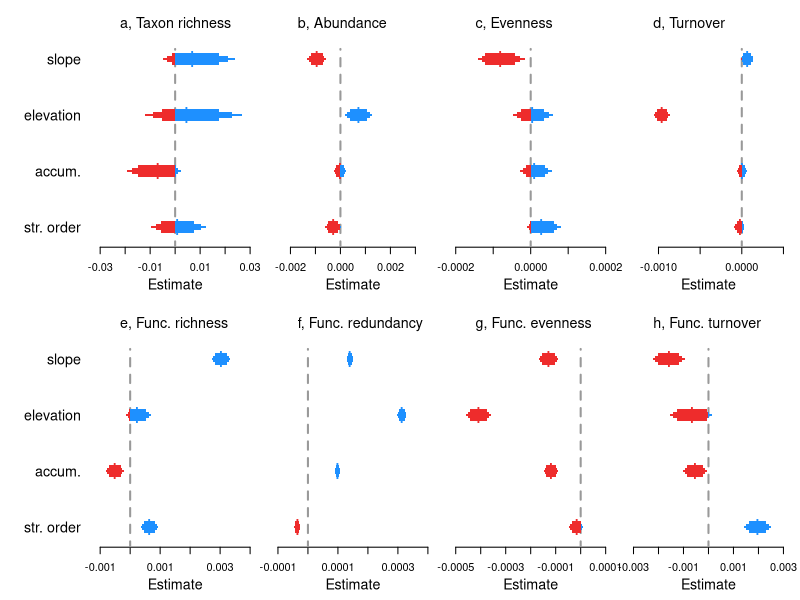

Write R code to recreate this figure.
##Set working directory
setwd("C:/Users/Ellen/Desktop/aquatic_data/git/EuroAquaticMacroInverts/")

# attach data
drivEst <- read.csv("outputs/Driver_metaanaly_Ests.csv")
#drivEst <- read.csv("outputs/Driver_horseshoe_metaanaly_Ests.csv")
head(drivEst)
unique(drivEst$Response)

options(scipen=999)

##save plot
tiff(filename = "plots/Fig4_drivers/Drivers_main_streamCharacteristics.tiff", width = 7.8, height = 5, units = 'in', res = 600, compression = 'lzw')
#tiff(filename = "plots/drivers/Drivers_horseshoe.tiff", width = 12, height = 9, units = 'in', res = 600, compression = 'lzw')

##layout
layout(mat = matrix(c(1:10), 
                        nrow = 2, 
                        ncol = 5),
       heights = c(2,2,2,2,2,2,2,2,2,2),
       widths = c(1,2,2,2,2,1,2,2,2,2))

par(mar=c(4,0.4,0.4,0.8))
#empty plot for where the labels will go
plot(0, xaxt = 'n', yaxt = 'n', bty = 'n', pch = '', ylab = '', xlab = '')
plot(0, xaxt = 'n', yaxt = 'n', bty = 'n', pch = '', ylab = '', xlab = '')

#### Spp Richness #####
sub <- subset(drivEst, Response == "spp_richness")
est <- sub$Estimate[6:9]
yy <- c(1:4)
plot(yy ~ est, ylab="",xlab="", yaxt="n", las=1, type="n",xlim=c(-0.03,0.03), ylim=c(0.8,4.8),cex=2, bty="n")
#polygon(x=c(-100,-100,0,0),
#        y=c(-4,22,22,-4), col = "grey80", border = "grey80")
segments(x0=0,y0=0,x1=0,y1=4.18,lty=2, lwd=2,col="grey60")
axis(2, at=yy, lwd = 0, lwd.ticks = 0, labels=c("str. order", "accum.", "elevation", "slope"), las=1,cex.axis=1.3)
title(xlab="Estimate", line=2.4,cex.lab=1.3)
legend("topleft", legend=("a, Taxon richness"), bty="n", cex=1.3)
mm <- cbind(yy,est)
mm_neg <- as.data.frame(mm[ which(est < 0),])
mm_pos <- as.data.frame(mm[ which(est > 0),])
#points(yy ~ est, pch="l",cex=2.2,col="white")
points(mm_neg[1,] ~ mm_neg[2,], pch="l",cex=2,col="firebrick2")
points(mm_pos$yy ~ mm_pos$est, pch="l",cex=2,col="dodgerblue")
yyy1=c(0.975,1.025,1.025,0.975)
yyy2=c(0.95,1.05,1.05,0.95)
yyy3=c(0.9,1.1,1.1,0.9)
polygon(x=c(if (sub$Q2.5[6]<0) {sub$Q2.5[6]} else {0}, if (sub$Q2.5[6]<0) {sub$Q2.5[6]} else {0}, if (sub$Q97.5[6]<0) {sub$Q97.5[6]} else {0}, if (sub$Q97.5[6]<0) {sub$Q97.5[6]} else {0}),y=(yyy1), col = "firebrick2", border = NA)
polygon(x=c(if (sub$Q5[6]<0) {sub$Q5[6]} else {0}, if (sub$Q5[6]<0) {sub$Q5[6]} else {0}, if (sub$Q95[6]<0) {sub$Q95[6]} else {0}, if (sub$Q95[6]<0) {sub$Q95[6]} else {0}),y=(yyy2), col = "firebrick2", border = NA)
polygon(x=c(if (sub$Q10[6]<0) {sub$Q10[6]} else {0}, if (sub$Q10[6]<0) {sub$Q10[6]} else {0}, if (sub$Q90[6]<0) {sub$Q90[6]} else {0}, if (sub$Q90[6]<0) {sub$Q90[6]} else {0}),y=(yyy3), col = "firebrick2", border = NA)
polygon(x=c(if (sub$Q2.5[6]>0) {sub$Q2.5[6]} else {0}, if (sub$Q2.5[6]>0) {sub$Q2.5[6]} else {0}, if (sub$Q97.5[6]>0) {sub$Q97.5[6]} else {0}, if (sub$Q97.5[6]>0) {sub$Q97.5[6]} else {0}),y=(yyy1), col = "dodgerblue", border = NA)
polygon(x=c(if (sub$Q5[6]>0) {sub$Q5[6]} else {0}, if (sub$Q5[6]>0) {sub$Q5[6]} else {0}, if (sub$Q95[6]>0) {sub$Q95[6]} else {0}, if (sub$Q95[6]>0) {sub$Q95[6]} else {0}),y=(yyy2), col = "dodgerblue", border = NA)
polygon(x=c(if (sub$Q10[6]>0) {sub$Q10[6]} else {0}, if (sub$Q10[6]>0) {sub$Q10[6]} else {0}, if (sub$Q90[6]>0) {sub$Q90[6]} else {0}, if (sub$Q90[6]>0) {sub$Q90[6]} else {0}),y=(yyy3), col = "dodgerblue", border = NA)
polygon(x=c(if (sub$Q2.5[7]<0) {sub$Q2.5[7]} else {0}, if (sub$Q2.5[7]<0) {sub$Q2.5[7]} else {0}, if (sub$Q97.5[7]<0) {sub$Q97.5[7]} else {0}, if (sub$Q97.5[7]<0) {sub$Q97.5[7]} else {0}),y=(yyy1+1), col = "firebrick2", border = NA)
polygon(x=c(if (sub$Q5[7]<0) {sub$Q5[7]} else {0}, if (sub$Q5[7]<0) {sub$Q5[7]} else {0}, if (sub$Q95[7]<0) {sub$Q95[7]} else {0}, if (sub$Q95[7]<0) {sub$Q95[7]} else {0}),y=(yyy2+1), col = "firebrick2", border = NA)
polygon(x=c(if (sub$Q10[7]<0) {sub$Q10[7]} else {0}, if (sub$Q10[7]<0) {sub$Q10[7]} else {0}, if (sub$Q90[7]<0) {sub$Q90[7]} else {0}, if (sub$Q90[7]<0) {sub$Q90[7]} else {0}),y=(yyy3+1), col = "firebrick2", border = NA)
polygon(x=c(if (sub$Q2.5[7]>0) {sub$Q2.5[7]} else {0}, if (sub$Q2.5[7]>0) {sub$Q2.5[7]} else {0}, if (sub$Q97.5[7]>0) {sub$Q97.5[7]} else {0}, if (sub$Q97.5[7]>0) {sub$Q97.5[7]} else {0}),y=(yyy1+1), col = "dodgerblue", border = NA)
polygon(x=c(if (sub$Q5[7]>0) {sub$Q5[7]} else {0}, if (sub$Q5[7]>0) {sub$Q5[7]} else {0}, if (sub$Q95[7]>0) {sub$Q95[7]} else {0}, if (sub$Q95[7]>0) {sub$Q95[7]} else {0}),y=(yyy2+1), col = "dodgerblue", border = NA)
polygon(x=c(if (sub$Q10[7]>0) {sub$Q10[7]} else {0}, if (sub$Q10[7]>0) {sub$Q10[7]} else {0}, if (sub$Q90[7]>0) {sub$Q90[7]} else {0}, if (sub$Q90[7]>0) {sub$Q90[7]} else {0}),y=(yyy3+1), col = "dodgerblue", border = NA)
polygon(x=c(if (sub$Q2.5[8]<0) {sub$Q2.5[8]} else {0}, if (sub$Q2.5[8]<0) {sub$Q2.5[8]} else {0}, if (sub$Q97.5[8]<0) {sub$Q97.5[8]} else {0}, if (sub$Q97.5[8]<0) {sub$Q97.5[8]} else {0}),y=(yyy1+2), col = "firebrick2", border = NA)
polygon(x=c(if (sub$Q5[8]<0) {sub$Q5[8]} else {0}, if (sub$Q5[8]<0) {sub$Q5[8]} else {0}, if (sub$Q95[8]<0) {sub$Q95[8]} else {0}, if (sub$Q95[8]<0) {sub$Q95[8]} else {0}),y=(yyy2+2), col = "firebrick2", border = NA)
polygon(x=c(if (sub$Q10[8]<0) {sub$Q10[8]} else {0}, if (sub$Q10[8]<0) {sub$Q10[8]} else {0}, if (sub$Q90[8]<0) {sub$Q90[8]} else {0}, if (sub$Q90[8]<0) {sub$Q90[8]} else {0}),y=(yyy3+2), col = "firebrick2", border = NA)
polygon(x=c(if (sub$Q2.5[8]>0) {sub$Q2.5[8]} else {0}, if (sub$Q2.5[8]>0) {sub$Q2.5[8]} else {0}, if (sub$Q97.5[8]>0) {sub$Q97.5[8]} else {0}, if (sub$Q97.5[8]>0) {sub$Q97.5[8]} else {0}),y=(yyy1+2), col = "dodgerblue", border = NA)
polygon(x=c(if (sub$Q5[8]>0) {sub$Q5[8]} else {0}, if (sub$Q5[8]>0) {sub$Q5[8]} else {0}, if (sub$Q95[8]>0) {sub$Q95[8]} else {0}, if (sub$Q95[8]>0) {sub$Q95[8]} else {0}),y=(yyy2+2), col = "dodgerblue", border = NA)
polygon(x=c(if (sub$Q10[8]>0) {sub$Q10[8]} else {0}, if (sub$Q10[8]>0) {sub$Q10[8]} else {0}, if (sub$Q90[8]>0) {sub$Q90[8]} else {0}, if (sub$Q90[8]>0) {sub$Q90[8]} else {0}),y=(yyy3+2), col = "dodgerblue", border = NA)
polygon(x=c(if (sub$Q2.5[9]<0) {sub$Q2.5[9]} else {0}, if (sub$Q2.5[9]<0) {sub$Q2.5[9]} else {0}, if (sub$Q97.5[9]<0) {sub$Q97.5[9]} else {0}, if (sub$Q97.5[9]<0) {sub$Q97.5[9]} else {0}),y=(yyy1+3), col = "firebrick2", border = NA)
polygon(x=c(if (sub$Q5[9]<0) {sub$Q5[9]} else {0}, if (sub$Q5[9]<0) {sub$Q5[9]} else {0}, if (sub$Q95[9]<0) {sub$Q95[9]} else {0}, if (sub$Q95[9]<0) {sub$Q95[9]} else {0}),y=(yyy2+3), col = "firebrick2", border = NA)
polygon(x=c(if (sub$Q10[9]<0) {sub$Q10[9]} else {0}, if (sub$Q10[9]<0) {sub$Q10[9]} else {0}, if (sub$Q90[9]<0) {sub$Q90[9]} else {0}, if (sub$Q90[9]<0) {sub$Q90[9]} else {0}),y=(yyy3+3), col = "firebrick2", border = NA)
polygon(x=c(if (sub$Q2.5[9]>0) {sub$Q2.5[9]} else {0}, if (sub$Q2.5[9]>0) {sub$Q2.5[9]} else {0}, if (sub$Q97.5[9]>0) {sub$Q97.5[9]} else {0}, if (sub$Q97.5[9]>0) {sub$Q97.5[9]} else {0}),y=(yyy1+3), col = "dodgerblue", border = NA)
polygon(x=c(if (sub$Q5[9]>0) {sub$Q5[9]} else {0}, if (sub$Q5[9]>0) {sub$Q5[9]} else {0}, if (sub$Q95[9]>0) {sub$Q95[9]} else {0}, if (sub$Q95[9]>0) {sub$Q95[9]} else {0}),y=(yyy2+3), col = "dodgerblue", border = NA)
polygon(x=c(if (sub$Q10[9]>0) {sub$Q10[9]} else {0}, if (sub$Q10[9]>0) {sub$Q10[9]} else {0}, if (sub$Q90[9]>0) {sub$Q90[9]} else {0}, if (sub$Q90[9]>0) {sub$Q90[9]} else {0}),y=(yyy3+3), col = "dodgerblue", border = NA)


#### Func Richness #####
sub <- subset(drivEst, Response == "func_rich")
est <- sub$Estimate[6:9]
yy <- c(1:4)
plot(yy ~ est, ylab="",xlab="", yaxt="n", las=1, type="n",xlim=c(-0.001,0.004), ylim=c(0.8,4.8), cex=2, bty="n")
segments(x0=0,y0=0,x1=0,y1=4.18,lty=2, lwd=2,col="grey60")
axis(2, at=yy, lwd = 0, lwd.ticks = 0, labels=c("str. order", "accum.", "elevation", "slope"), las=1,cex.axis=1.3)
title(xlab="Estimate", line=2.4,cex.lab=1.3)
legend("topleft", legend=("e, Func. richness"), bty="n", cex=1.3)
mm <- cbind(yy,est)
mm_neg <- as.data.frame(mm[ which(est < 0),])
mm_pos <- as.data.frame(mm[ which(est > 0),])
#points(yy ~ est, pch="l",cex=2.2,col="white")
points(mm_neg[1,] ~ mm_neg[2,], pch="l",cex=2,col="firebrick2")
points(mm_pos$yy ~ mm_pos$est, pch="l",cex=2,col="dodgerblue")
yyy1=c(0.975,1.025,1.025,0.975)
yyy2=c(0.95,1.05,1.05,0.95)
yyy3=c(0.9,1.1,1.1,0.9)
polygon(x=c(if (sub$Q2.5[6]<0) {sub$Q2.5[6]} else {0}, if (sub$Q2.5[6]<0) {sub$Q2.5[6]} else {0}, if (sub$Q97.5[6]<0) {sub$Q97.5[6]} else {0}, if (sub$Q97.5[6]<0) {sub$Q97.5[6]} else {0}),y=(yyy1), col = "firebrick2", border = NA)
polygon(x=c(if (sub$Q5[6]<0) {sub$Q5[6]} else {0}, if (sub$Q5[6]<0) {sub$Q5[6]} else {0}, if (sub$Q95[6]<0) {sub$Q95[6]} else {0}, if (sub$Q95[6]<0) {sub$Q95[6]} else {0}),y=(yyy2), col = "firebrick2", border = NA)
polygon(x=c(if (sub$Q10[6]<0) {sub$Q10[6]} else {0}, if (sub$Q10[6]<0) {sub$Q10[6]} else {0}, if (sub$Q90[6]<0) {sub$Q90[6]} else {0}, if (sub$Q90[6]<0) {sub$Q90[6]} else {0}),y=(yyy3), col = "firebrick2", border = NA)
polygon(x=c(if (sub$Q2.5[6]>0) {sub$Q2.5[6]} else {0}, if (sub$Q2.5[6]>0) {sub$Q2.5[6]} else {0}, if (sub$Q97.5[6]>0) {sub$Q97.5[6]} else {0}, if (sub$Q97.5[6]>0) {sub$Q97.5[6]} else {0}),y=(yyy1), col = "dodgerblue", border = NA)
polygon(x=c(if (sub$Q5[6]>0) {sub$Q5[6]} else {0}, if (sub$Q5[6]>0) {sub$Q5[6]} else {0}, if (sub$Q95[6]>0) {sub$Q95[6]} else {0}, if (sub$Q95[6]>0) {sub$Q95[6]} else {0}),y=(yyy2), col = "dodgerblue", border = NA)
polygon(x=c(if (sub$Q10[6]>0) {sub$Q10[6]} else {0}, if (sub$Q10[6]>0) {sub$Q10[6]} else {0}, if (sub$Q90[6]>0) {sub$Q90[6]} else {0}, if (sub$Q90[6]>0) {sub$Q90[6]} else {0}),y=(yyy3), col = "dodgerblue", border = NA)
polygon(x=c(if (sub$Q2.5[7]<0) {sub$Q2.5[7]} else {0}, if (sub$Q2.5[7]<0) {sub$Q2.5[7]} else {0}, if (sub$Q97.5[7]<0) {sub$Q97.5[7]} else {0}, if (sub$Q97.5[7]<0) {sub$Q97.5[7]} else {0}),y=(yyy1+1), col = "firebrick2", border = NA)
polygon(x=c(if (sub$Q5[7]<0) {sub$Q5[7]} else {0}, if (sub$Q5[7]<0) {sub$Q5[7]} else {0}, if (sub$Q95[7]<0) {sub$Q95[7]} else {0}, if (sub$Q95[7]<0) {sub$Q95[7]} else {0}),y=(yyy2+1), col = "firebrick2", border = NA)
polygon(x=c(if (sub$Q10[7]<0) {sub$Q10[7]} else {0}, if (sub$Q10[7]<0) {sub$Q10[7]} else {0}, if (sub$Q90[7]<0) {sub$Q90[7]} else {0}, if (sub$Q90[7]<0) {sub$Q90[7]} else {0}),y=(yyy3+1), col = "firebrick2", border = NA)
polygon(x=c(if (sub$Q2.5[7]>0) {sub$Q2.5[7]} else {0}, if (sub$Q2.5[7]>0) {sub$Q2.5[7]} else {0}, if (sub$Q97.5[7]>0) {sub$Q97.5[7]} else {0}, if (sub$Q97.5[7]>0) {sub$Q97.5[7]} else {0}),y=(yyy1+1), col = "dodgerblue", border = NA)
polygon(x=c(if (sub$Q5[7]>0) {sub$Q5[7]} else {0}, if (sub$Q5[7]>0) {sub$Q5[7]} else {0}, if (sub$Q95[7]>0) {sub$Q95[7]} else {0}, if (sub$Q95[7]>0) {sub$Q95[7]} else {0}),y=(yyy2+1), col = "dodgerblue", border = NA)
polygon(x=c(if (sub$Q10[7]>0) {sub$Q10[7]} else {0}, if (sub$Q10[7]>0) {sub$Q10[7]} else {0}, if (sub$Q90[7]>0) {sub$Q90[7]} else {0}, if (sub$Q90[7]>0) {sub$Q90[7]} else {0}),y=(yyy3+1), col = "dodgerblue", border = NA)
polygon(x=c(if (sub$Q2.5[8]<0) {sub$Q2.5[8]} else {0}, if (sub$Q2.5[8]<0) {sub$Q2.5[8]} else {0}, if (sub$Q97.5[8]<0) {sub$Q97.5[8]} else {0}, if (sub$Q97.5[8]<0) {sub$Q97.5[8]} else {0}),y=(yyy1+2), col = "firebrick2", border = NA)
polygon(x=c(if (sub$Q5[8]<0) {sub$Q5[8]} else {0}, if (sub$Q5[8]<0) {sub$Q5[8]} else {0}, if (sub$Q95[8]<0) {sub$Q95[8]} else {0}, if (sub$Q95[8]<0) {sub$Q95[8]} else {0}),y=(yyy2+2), col = "firebrick2", border = NA)
polygon(x=c(if (sub$Q10[8]<0) {sub$Q10[8]} else {0}, if (sub$Q10[8]<0) {sub$Q10[8]} else {0}, if (sub$Q90[8]<0) {sub$Q90[8]} else {0}, if (sub$Q90[8]<0) {sub$Q90[8]} else {0}),y=(yyy3+2), col = "firebrick2", border = NA)
polygon(x=c(if (sub$Q2.5[8]>0) {sub$Q2.5[8]} else {0}, if (sub$Q2.5[8]>0) {sub$Q2.5[8]} else {0}, if (sub$Q97.5[8]>0) {sub$Q97.5[8]} else {0}, if (sub$Q97.5[8]>0) {sub$Q97.5[8]} else {0}),y=(yyy1+2), col = "dodgerblue", border = NA)
polygon(x=c(if (sub$Q5[8]>0) {sub$Q5[8]} else {0}, if (sub$Q5[8]>0) {sub$Q5[8]} else {0}, if (sub$Q95[8]>0) {sub$Q95[8]} else {0}, if (sub$Q95[8]>0) {sub$Q95[8]} else {0}),y=(yyy2+2), col = "dodgerblue", border = NA)
polygon(x=c(if (sub$Q10[8]>0) {sub$Q10[8]} else {0}, if (sub$Q10[8]>0) {sub$Q10[8]} else {0}, if (sub$Q90[8]>0) {sub$Q90[8]} else {0}, if (sub$Q90[8]>0) {sub$Q90[8]} else {0}),y=(yyy3+2), col = "dodgerblue", border = NA)
polygon(x=c(if (sub$Q2.5[9]<0) {sub$Q2.5[9]} else {0}, if (sub$Q2.5[9]<0) {sub$Q2.5[9]} else {0}, if (sub$Q97.5[9]<0) {sub$Q97.5[9]} else {0}, if (sub$Q97.5[9]<0) {sub$Q97.5[9]} else {0}),y=(yyy1+3), col = "firebrick2", border = NA)
polygon(x=c(if (sub$Q5[9]<0) {sub$Q5[9]} else {0}, if (sub$Q5[9]<0) {sub$Q5[9]} else {0}, if (sub$Q95[9]<0) {sub$Q95[9]} else {0}, if (sub$Q95[9]<0) {sub$Q95[9]} else {0}),y=(yyy2+3), col = "firebrick2", border = NA)
polygon(x=c(if (sub$Q10[9]<0) {sub$Q10[9]} else {0}, if (sub$Q10[9]<0) {sub$Q10[9]} else {0}, if (sub$Q90[9]<0) {sub$Q90[9]} else {0}, if (sub$Q90[9]<0) {sub$Q90[9]} else {0}),y=(yyy3+3), col = "firebrick2", border = NA)
polygon(x=c(if (sub$Q2.5[9]>0) {sub$Q2.5[9]} else {0}, if (sub$Q2.5[9]>0) {sub$Q2.5[9]} else {0}, if (sub$Q97.5[9]>0) {sub$Q97.5[9]} else {0}, if (sub$Q97.5[9]>0) {sub$Q97.5[9]} else {0}),y=(yyy1+3), col = "dodgerblue", border = NA)
polygon(x=c(if (sub$Q5[9]>0) {sub$Q5[9]} else {0}, if (sub$Q5[9]>0) {sub$Q5[9]} else {0}, if (sub$Q95[9]>0) {sub$Q95[9]} else {0}, if (sub$Q95[9]>0) {sub$Q95[9]} else {0}),y=(yyy2+3), col = "dodgerblue", border = NA)
polygon(x=c(if (sub$Q10[9]>0) {sub$Q10[9]} else {0}, if (sub$Q10[9]>0) {sub$Q10[9]} else {0}, if (sub$Q90[9]>0) {sub$Q90[9]} else {0}, if (sub$Q90[9]>0) {sub$Q90[9]} else {0}),y=(yyy3+3), col = "dodgerblue", border = NA)


#### Abundance #####
sub <- subset(drivEst, Response == "abundance")
est <- sub$Estimate[6:9]
yy <- c(1:4)
plot(yy ~ est, ylab="",xlab="", yaxt="n", las=1, type="n",xlim=c(-0.0025,0.0035), ylim=c(0.8,4.8), cex=2, bty="n")
segments(x0=0,y0=0,x1=0,y1=4.18,lty=2, lwd=2,col="grey60")
title(xlab="Estimate", line=2.4,cex.lab=1.3)
legend("topleft", legend=("b, Abundance"), bty="n", cex=1.3)
mm <- cbind(yy,est)
mm_neg <- as.data.frame(mm[ which(est < 0),])
mm_pos <- as.data.frame(mm[ which(est > 0),])
#points(yy ~ est, pch="l",cex=2.2,col="white")
points(mm_neg$yy ~ mm_neg$est, pch="l",cex=2,col="firebrick2")
points(mm_pos[1,] ~ mm_pos[2,], pch="l",cex=2,col="dodgerblue")
yyy1=c(0.975,1.025,1.025,0.975)
yyy2=c(0.95,1.05,1.05,0.95)
yyy3=c(0.9,1.1,1.1,0.9)
polygon(x=c(if (sub$Q2.5[6]<0) {sub$Q2.5[6]} else {0}, if (sub$Q2.5[6]<0) {sub$Q2.5[6]} else {0}, if (sub$Q97.5[6]<0) {sub$Q97.5[6]} else {0}, if (sub$Q97.5[6]<0) {sub$Q97.5[6]} else {0}),y=(yyy1), col = "firebrick2", border = NA)
polygon(x=c(if (sub$Q5[6]<0) {sub$Q5[6]} else {0}, if (sub$Q5[6]<0) {sub$Q5[6]} else {0}, if (sub$Q95[6]<0) {sub$Q95[6]} else {0}, if (sub$Q95[6]<0) {sub$Q95[6]} else {0}),y=(yyy2), col = "firebrick2", border = NA)
polygon(x=c(if (sub$Q10[6]<0) {sub$Q10[6]} else {0}, if (sub$Q10[6]<0) {sub$Q10[6]} else {0}, if (sub$Q90[6]<0) {sub$Q90[6]} else {0}, if (sub$Q90[6]<0) {sub$Q90[6]} else {0}),y=(yyy3), col = "firebrick2", border = NA)
polygon(x=c(if (sub$Q2.5[6]>0) {sub$Q2.5[6]} else {0}, if (sub$Q2.5[6]>0) {sub$Q2.5[6]} else {0}, if (sub$Q97.5[6]>0) {sub$Q97.5[6]} else {0}, if (sub$Q97.5[6]>0) {sub$Q97.5[6]} else {0}),y=(yyy1), col = "dodgerblue", border = NA)
polygon(x=c(if (sub$Q5[6]>0) {sub$Q5[6]} else {0}, if (sub$Q5[6]>0) {sub$Q5[6]} else {0}, if (sub$Q95[6]>0) {sub$Q95[6]} else {0}, if (sub$Q95[6]>0) {sub$Q95[6]} else {0}),y=(yyy2), col = "dodgerblue", border = NA)
polygon(x=c(if (sub$Q10[6]>0) {sub$Q10[6]} else {0}, if (sub$Q10[6]>0) {sub$Q10[6]} else {0}, if (sub$Q90[6]>0) {sub$Q90[6]} else {0}, if (sub$Q90[6]>0) {sub$Q90[6]} else {0}),y=(yyy3), col = "dodgerblue", border = NA)
polygon(x=c(if (sub$Q2.5[7]<0) {sub$Q2.5[7]} else {0}, if (sub$Q2.5[7]<0) {sub$Q2.5[7]} else {0}, if (sub$Q97.5[7]<0) {sub$Q97.5[7]} else {0}, if (sub$Q97.5[7]<0) {sub$Q97.5[7]} else {0}),y=(yyy1+1), col = "firebrick2", border = NA)
polygon(x=c(if (sub$Q5[7]<0) {sub$Q5[7]} else {0}, if (sub$Q5[7]<0) {sub$Q5[7]} else {0}, if (sub$Q95[7]<0) {sub$Q95[7]} else {0}, if (sub$Q95[7]<0) {sub$Q95[7]} else {0}),y=(yyy2+1), col = "firebrick2", border = NA)
polygon(x=c(if (sub$Q10[7]<0) {sub$Q10[7]} else {0}, if (sub$Q10[7]<0) {sub$Q10[7]} else {0}, if (sub$Q90[7]<0) {sub$Q90[7]} else {0}, if (sub$Q90[7]<0) {sub$Q90[7]} else {0}),y=(yyy3+1), col = "firebrick2", border = NA)
polygon(x=c(if (sub$Q2.5[7]>0) {sub$Q2.5[7]} else {0}, if (sub$Q2.5[7]>0) {sub$Q2.5[7]} else {0}, if (sub$Q97.5[7]>0) {sub$Q97.5[7]} else {0}, if (sub$Q97.5[7]>0) {sub$Q97.5[7]} else {0}),y=(yyy1+1), col = "dodgerblue", border = NA)
polygon(x=c(if (sub$Q5[7]>0) {sub$Q5[7]} else {0}, if (sub$Q5[7]>0) {sub$Q5[7]} else {0}, if (sub$Q95[7]>0) {sub$Q95[7]} else {0}, if (sub$Q95[7]>0) {sub$Q95[7]} else {0}),y=(yyy2+1), col = "dodgerblue", border = NA)
polygon(x=c(if (sub$Q10[7]>0) {sub$Q10[7]} else {0}, if (sub$Q10[7]>0) {sub$Q10[7]} else {0}, if (sub$Q90[7]>0) {sub$Q90[7]} else {0}, if (sub$Q90[7]>0) {sub$Q90[7]} else {0}),y=(yyy3+1), col = "dodgerblue", border = NA)
polygon(x=c(if (sub$Q2.5[8]<0) {sub$Q2.5[8]} else {0}, if (sub$Q2.5[8]<0) {sub$Q2.5[8]} else {0}, if (sub$Q97.5[8]<0) {sub$Q97.5[8]} else {0}, if (sub$Q97.5[8]<0) {sub$Q97.5[8]} else {0}),y=(yyy1+2), col = "firebrick2", border = NA)
polygon(x=c(if (sub$Q5[8]<0) {sub$Q5[8]} else {0}, if (sub$Q5[8]<0) {sub$Q5[8]} else {0}, if (sub$Q95[8]<0) {sub$Q95[8]} else {0}, if (sub$Q95[8]<0) {sub$Q95[8]} else {0}),y=(yyy2+2), col = "firebrick2", border = NA)
polygon(x=c(if (sub$Q10[8]<0) {sub$Q10[8]} else {0}, if (sub$Q10[8]<0) {sub$Q10[8]} else {0}, if (sub$Q90[8]<0) {sub$Q90[8]} else {0}, if (sub$Q90[8]<0) {sub$Q90[8]} else {0}),y=(yyy3+2), col = "firebrick2", border = NA)
polygon(x=c(if (sub$Q2.5[8]>0) {sub$Q2.5[8]} else {0}, if (sub$Q2.5[8]>0) {sub$Q2.5[8]} else {0}, if (sub$Q97.5[8]>0) {sub$Q97.5[8]} else {0}, if (sub$Q97.5[8]>0) {sub$Q97.5[8]} else {0}),y=(yyy1+2), col = "dodgerblue", border = NA)
polygon(x=c(if (sub$Q5[8]>0) {sub$Q5[8]} else {0}, if (sub$Q5[8]>0) {sub$Q5[8]} else {0}, if (sub$Q95[8]>0) {sub$Q95[8]} else {0}, if (sub$Q95[8]>0) {sub$Q95[8]} else {0}),y=(yyy2+2), col = "dodgerblue", border = NA)
polygon(x=c(if (sub$Q10[8]>0) {sub$Q10[8]} else {0}, if (sub$Q10[8]>0) {sub$Q10[8]} else {0}, if (sub$Q90[8]>0) {sub$Q90[8]} else {0}, if (sub$Q90[8]>0) {sub$Q90[8]} else {0}),y=(yyy3+2), col = "dodgerblue", border = NA)
polygon(x=c(if (sub$Q2.5[9]<0) {sub$Q2.5[9]} else {0}, if (sub$Q2.5[9]<0) {sub$Q2.5[9]} else {0}, if (sub$Q97.5[9]<0) {sub$Q97.5[9]} else {0}, if (sub$Q97.5[9]<0) {sub$Q97.5[9]} else {0}),y=(yyy1+3), col = "firebrick2", border = NA)
polygon(x=c(if (sub$Q5[9]<0) {sub$Q5[9]} else {0}, if (sub$Q5[9]<0) {sub$Q5[9]} else {0}, if (sub$Q95[9]<0) {sub$Q95[9]} else {0}, if (sub$Q95[9]<0) {sub$Q95[9]} else {0}),y=(yyy2+3), col = "firebrick2", border = NA)
polygon(x=c(if (sub$Q10[9]<0) {sub$Q10[9]} else {0}, if (sub$Q10[9]<0) {sub$Q10[9]} else {0}, if (sub$Q90[9]<0) {sub$Q90[9]} else {0}, if (sub$Q90[9]<0) {sub$Q90[9]} else {0}),y=(yyy3+3), col = "firebrick2", border = NA)
polygon(x=c(if (sub$Q2.5[9]>0) {sub$Q2.5[9]} else {0}, if (sub$Q2.5[9]>0) {sub$Q2.5[9]} else {0}, if (sub$Q97.5[9]>0) {sub$Q97.5[9]} else {0}, if (sub$Q97.5[9]>0) {sub$Q97.5[9]} else {0}),y=(yyy1+3), col = "dodgerblue", border = NA)
polygon(x=c(if (sub$Q5[9]>0) {sub$Q5[9]} else {0}, if (sub$Q5[9]>0) {sub$Q5[9]} else {0}, if (sub$Q95[9]>0) {sub$Q95[9]} else {0}, if (sub$Q95[9]>0) {sub$Q95[9]} else {0}),y=(yyy2+3), col = "dodgerblue", border = NA)
polygon(x=c(if (sub$Q10[9]>0) {sub$Q10[9]} else {0}, if (sub$Q10[9]>0) {sub$Q10[9]} else {0}, if (sub$Q90[9]>0) {sub$Q90[9]} else {0}, if (sub$Q90[9]>0) {sub$Q90[9]} else {0}),y=(yyy3+3), col = "dodgerblue", border = NA)

#### func_fred #####
sub <- subset(drivEst, Response == "FRed")
est <- sub$Estimate[6:9]
yy <- c(1:4)
plot(yy ~ est, ylab="",xlab="", yaxt="n", las=1, type="n",xlim=c(-0.0001,0.0004), ylim=c(0.8,4.8), cex=2, bty="n")
segments(x0=0,y0=0,x1=0,y1=4.18,lty=2, lwd=2,col="grey60")
title(xlab="Estimate", line=2.4,cex.lab=1.3)
legend("topleft", legend=("f, Func. redundancy"), bty="n", cex=1.3)
mm <- cbind(yy,est)
mm_neg <- as.data.frame(mm[ which(est < 0),])
mm_pos <- as.data.frame(mm[ which(est > 0),])
#points(yy ~ est, pch="l",cex=2.2,col="white")
points(mm_neg[1,] ~ mm_neg[2,], pch="l",cex=2,col="firebrick2")
points(mm_pos$yy ~ mm_pos$est, pch="l",cex=2,col="dodgerblue")
yyy1=c(0.975,1.025,1.025,0.975)
yyy2=c(0.95,1.05,1.05,0.95)
yyy3=c(0.9,1.1,1.1,0.9)
polygon(x=c(if (sub$Q2.5[6]<0) {sub$Q2.5[6]} else {0}, if (sub$Q2.5[6]<0) {sub$Q2.5[6]} else {0}, if (sub$Q97.5[6]<0) {sub$Q97.5[6]} else {0}, if (sub$Q97.5[6]<0) {sub$Q97.5[6]} else {0}),y=(yyy1), col = "firebrick2", border = NA)
polygon(x=c(if (sub$Q5[6]<0) {sub$Q5[6]} else {0}, if (sub$Q5[6]<0) {sub$Q5[6]} else {0}, if (sub$Q95[6]<0) {sub$Q95[6]} else {0}, if (sub$Q95[6]<0) {sub$Q95[6]} else {0}),y=(yyy2), col = "firebrick2", border = NA)
polygon(x=c(if (sub$Q10[6]<0) {sub$Q10[6]} else {0}, if (sub$Q10[6]<0) {sub$Q10[6]} else {0}, if (sub$Q90[6]<0) {sub$Q90[6]} else {0}, if (sub$Q90[6]<0) {sub$Q90[6]} else {0}),y=(yyy3), col = "firebrick2", border = NA)
polygon(x=c(if (sub$Q2.5[6]>0) {sub$Q2.5[6]} else {0}, if (sub$Q2.5[6]>0) {sub$Q2.5[6]} else {0}, if (sub$Q97.5[6]>0) {sub$Q97.5[6]} else {0}, if (sub$Q97.5[6]>0) {sub$Q97.5[6]} else {0}),y=(yyy1), col = "dodgerblue", border = NA)
polygon(x=c(if (sub$Q5[6]>0) {sub$Q5[6]} else {0}, if (sub$Q5[6]>0) {sub$Q5[6]} else {0}, if (sub$Q95[6]>0) {sub$Q95[6]} else {0}, if (sub$Q95[6]>0) {sub$Q95[6]} else {0}),y=(yyy2), col = "dodgerblue", border = NA)
polygon(x=c(if (sub$Q10[6]>0) {sub$Q10[6]} else {0}, if (sub$Q10[6]>0) {sub$Q10[6]} else {0}, if (sub$Q90[6]>0) {sub$Q90[6]} else {0}, if (sub$Q90[6]>0) {sub$Q90[6]} else {0}),y=(yyy3), col = "dodgerblue", border = NA)
polygon(x=c(if (sub$Q2.5[7]<0) {sub$Q2.5[7]} else {0}, if (sub$Q2.5[7]<0) {sub$Q2.5[7]} else {0}, if (sub$Q97.5[7]<0) {sub$Q97.5[7]} else {0}, if (sub$Q97.5[7]<0) {sub$Q97.5[7]} else {0}),y=(yyy1+1), col = "firebrick2", border = NA)
polygon(x=c(if (sub$Q5[7]<0) {sub$Q5[7]} else {0}, if (sub$Q5[7]<0) {sub$Q5[7]} else {0}, if (sub$Q95[7]<0) {sub$Q95[7]} else {0}, if (sub$Q95[7]<0) {sub$Q95[7]} else {0}),y=(yyy2+1), col = "firebrick2", border = NA)
polygon(x=c(if (sub$Q10[7]<0) {sub$Q10[7]} else {0}, if (sub$Q10[7]<0) {sub$Q10[7]} else {0}, if (sub$Q90[7]<0) {sub$Q90[7]} else {0}, if (sub$Q90[7]<0) {sub$Q90[7]} else {0}),y=(yyy3+1), col = "firebrick2", border = NA)
polygon(x=c(if (sub$Q2.5[7]>0) {sub$Q2.5[7]} else {0}, if (sub$Q2.5[7]>0) {sub$Q2.5[7]} else {0}, if (sub$Q97.5[7]>0) {sub$Q97.5[7]} else {0}, if (sub$Q97.5[7]>0) {sub$Q97.5[7]} else {0}),y=(yyy1+1), col = "dodgerblue", border = NA)
polygon(x=c(if (sub$Q5[7]>0) {sub$Q5[7]} else {0}, if (sub$Q5[7]>0) {sub$Q5[7]} else {0}, if (sub$Q95[7]>0) {sub$Q95[7]} else {0}, if (sub$Q95[7]>0) {sub$Q95[7]} else {0}),y=(yyy2+1), col = "dodgerblue", border = NA)
polygon(x=c(if (sub$Q10[7]>0) {sub$Q10[7]} else {0}, if (sub$Q10[7]>0) {sub$Q10[7]} else {0}, if (sub$Q90[7]>0) {sub$Q90[7]} else {0}, if (sub$Q90[7]>0) {sub$Q90[7]} else {0}),y=(yyy3+1), col = "dodgerblue", border = NA)
polygon(x=c(if (sub$Q2.5[8]<0) {sub$Q2.5[8]} else {0}, if (sub$Q2.5[8]<0) {sub$Q2.5[8]} else {0}, if (sub$Q97.5[8]<0) {sub$Q97.5[8]} else {0}, if (sub$Q97.5[8]<0) {sub$Q97.5[8]} else {0}),y=(yyy1+2), col = "firebrick2", border = NA)
polygon(x=c(if (sub$Q5[8]<0) {sub$Q5[8]} else {0}, if (sub$Q5[8]<0) {sub$Q5[8]} else {0}, if (sub$Q95[8]<0) {sub$Q95[8]} else {0}, if (sub$Q95[8]<0) {sub$Q95[8]} else {0}),y=(yyy2+2), col = "firebrick2", border = NA)
polygon(x=c(if (sub$Q10[8]<0) {sub$Q10[8]} else {0}, if (sub$Q10[8]<0) {sub$Q10[8]} else {0}, if (sub$Q90[8]<0) {sub$Q90[8]} else {0}, if (sub$Q90[8]<0) {sub$Q90[8]} else {0}),y=(yyy3+2), col = "firebrick2", border = NA)
polygon(x=c(if (sub$Q2.5[8]>0) {sub$Q2.5[8]} else {0}, if (sub$Q2.5[8]>0) {sub$Q2.5[8]} else {0}, if (sub$Q97.5[8]>0) {sub$Q97.5[8]} else {0}, if (sub$Q97.5[8]>0) {sub$Q97.5[8]} else {0}),y=(yyy1+2), col = "dodgerblue", border = NA)
polygon(x=c(if (sub$Q5[8]>0) {sub$Q5[8]} else {0}, if (sub$Q5[8]>0) {sub$Q5[8]} else {0}, if (sub$Q95[8]>0) {sub$Q95[8]} else {0}, if (sub$Q95[8]>0) {sub$Q95[8]} else {0}),y=(yyy2+2), col = "dodgerblue", border = NA)
polygon(x=c(if (sub$Q10[8]>0) {sub$Q10[8]} else {0}, if (sub$Q10[8]>0) {sub$Q10[8]} else {0}, if (sub$Q90[8]>0) {sub$Q90[8]} else {0}, if (sub$Q90[8]>0) {sub$Q90[8]} else {0}),y=(yyy3+2), col = "dodgerblue", border = NA)
polygon(x=c(if (sub$Q2.5[9]<0) {sub$Q2.5[9]} else {0}, if (sub$Q2.5[9]<0) {sub$Q2.5[9]} else {0}, if (sub$Q97.5[9]<0) {sub$Q97.5[9]} else {0}, if (sub$Q97.5[9]<0) {sub$Q97.5[9]} else {0}),y=(yyy1+3), col = "firebrick2", border = NA)
polygon(x=c(if (sub$Q5[9]<0) {sub$Q5[9]} else {0}, if (sub$Q5[9]<0) {sub$Q5[9]} else {0}, if (sub$Q95[9]<0) {sub$Q95[9]} else {0}, if (sub$Q95[9]<0) {sub$Q95[9]} else {0}),y=(yyy2+3), col = "firebrick2", border = NA)
polygon(x=c(if (sub$Q10[9]<0) {sub$Q10[9]} else {0}, if (sub$Q10[9]<0) {sub$Q10[9]} else {0}, if (sub$Q90[9]<0) {sub$Q90[9]} else {0}, if (sub$Q90[9]<0) {sub$Q90[9]} else {0}),y=(yyy3+3), col = "firebrick2", border = NA)
polygon(x=c(if (sub$Q2.5[9]>0) {sub$Q2.5[9]} else {0}, if (sub$Q2.5[9]>0) {sub$Q2.5[9]} else {0}, if (sub$Q97.5[9]>0) {sub$Q97.5[9]} else {0}, if (sub$Q97.5[9]>0) {sub$Q97.5[9]} else {0}),y=(yyy1+3), col = "dodgerblue", border = NA)
polygon(x=c(if (sub$Q5[9]>0) {sub$Q5[9]} else {0}, if (sub$Q5[9]>0) {sub$Q5[9]} else {0}, if (sub$Q95[9]>0) {sub$Q95[9]} else {0}, if (sub$Q95[9]>0) {sub$Q95[9]} else {0}),y=(yyy2+3), col = "dodgerblue", border = NA)
polygon(x=c(if (sub$Q10[9]>0) {sub$Q10[9]} else {0}, if (sub$Q10[9]>0) {sub$Q10[9]} else {0}, if (sub$Q90[9]>0) {sub$Q90[9]} else {0}, if (sub$Q90[9]>0) {sub$Q90[9]} else {0}),y=(yyy3+3), col = "dodgerblue", border = NA)

#### E10 #####
sub <- subset(drivEst, Response == "E10")
est <- sub$Estimate[6:9]
yy <- c(1:4)
plot(yy ~ est, ylab="",xlab="", yaxt="n", las=1, type="n",xlim=c(-0.0002,0.0002), ylim=c(0.8,4.8), cex=2, bty="n")
segments(x0=0,y0=0,x1=0,y1=4.18,lty=2, lwd=2,col="grey60")
title(xlab="Estimate", line=2.4,cex.lab=1.3)
legend("topleft", legend=("c, Evenness"), bty="n", cex=1.3)
mm <- cbind(yy,est)
mm_neg <- as.data.frame(mm[ which(est < 0),])
mm_pos <- as.data.frame(mm[ which(est > 0),])
#points(yy ~ est, pch="l",cex=2.2,col="white")
points(mm_neg[1,] ~ mm_neg[2,], pch="l",cex=2,col="firebrick2")
points(mm_pos$yy ~ mm_pos$est, pch="l",cex=2,col="dodgerblue")
yyy1=c(0.975,1.025,1.025,0.975)
yyy2=c(0.95,1.05,1.05,0.95)
yyy3=c(0.9,1.1,1.1,0.9)
polygon(x=c(if (sub$Q2.5[6]<0) {sub$Q2.5[6]} else {0}, if (sub$Q2.5[6]<0) {sub$Q2.5[6]} else {0}, if (sub$Q97.5[6]<0) {sub$Q97.5[6]} else {0}, if (sub$Q97.5[6]<0) {sub$Q97.5[6]} else {0}),y=(yyy1), col = "firebrick2", border = NA)
polygon(x=c(if (sub$Q5[6]<0) {sub$Q5[6]} else {0}, if (sub$Q5[6]<0) {sub$Q5[6]} else {0}, if (sub$Q95[6]<0) {sub$Q95[6]} else {0}, if (sub$Q95[6]<0) {sub$Q95[6]} else {0}),y=(yyy2), col = "firebrick2", border = NA)
polygon(x=c(if (sub$Q10[6]<0) {sub$Q10[6]} else {0}, if (sub$Q10[6]<0) {sub$Q10[6]} else {0}, if (sub$Q90[6]<0) {sub$Q90[6]} else {0}, if (sub$Q90[6]<0) {sub$Q90[6]} else {0}),y=(yyy3), col = "firebrick2", border = NA)
polygon(x=c(if (sub$Q2.5[6]>0) {sub$Q2.5[6]} else {0}, if (sub$Q2.5[6]>0) {sub$Q2.5[6]} else {0}, if (sub$Q97.5[6]>0) {sub$Q97.5[6]} else {0}, if (sub$Q97.5[6]>0) {sub$Q97.5[6]} else {0}),y=(yyy1), col = "dodgerblue", border = NA)
polygon(x=c(if (sub$Q5[6]>0) {sub$Q5[6]} else {0}, if (sub$Q5[6]>0) {sub$Q5[6]} else {0}, if (sub$Q95[6]>0) {sub$Q95[6]} else {0}, if (sub$Q95[6]>0) {sub$Q95[6]} else {0}),y=(yyy2), col = "dodgerblue", border = NA)
polygon(x=c(if (sub$Q10[6]>0) {sub$Q10[6]} else {0}, if (sub$Q10[6]>0) {sub$Q10[6]} else {0}, if (sub$Q90[6]>0) {sub$Q90[6]} else {0}, if (sub$Q90[6]>0) {sub$Q90[6]} else {0}),y=(yyy3), col = "dodgerblue", border = NA)
polygon(x=c(if (sub$Q2.5[7]<0) {sub$Q2.5[7]} else {0}, if (sub$Q2.5[7]<0) {sub$Q2.5[7]} else {0}, if (sub$Q97.5[7]<0) {sub$Q97.5[7]} else {0}, if (sub$Q97.5[7]<0) {sub$Q97.5[7]} else {0}),y=(yyy1+1), col = "firebrick2", border = NA)
polygon(x=c(if (sub$Q5[7]<0) {sub$Q5[7]} else {0}, if (sub$Q5[7]<0) {sub$Q5[7]} else {0}, if (sub$Q95[7]<0) {sub$Q95[7]} else {0}, if (sub$Q95[7]<0) {sub$Q95[7]} else {0}),y=(yyy2+1), col = "firebrick2", border = NA)
polygon(x=c(if (sub$Q10[7]<0) {sub$Q10[7]} else {0}, if (sub$Q10[7]<0) {sub$Q10[7]} else {0}, if (sub$Q90[7]<0) {sub$Q90[7]} else {0}, if (sub$Q90[7]<0) {sub$Q90[7]} else {0}),y=(yyy3+1), col = "firebrick2", border = NA)
polygon(x=c(if (sub$Q2.5[7]>0) {sub$Q2.5[7]} else {0}, if (sub$Q2.5[7]>0) {sub$Q2.5[7]} else {0}, if (sub$Q97.5[7]>0) {sub$Q97.5[7]} else {0}, if (sub$Q97.5[7]>0) {sub$Q97.5[7]} else {0}),y=(yyy1+1), col = "dodgerblue", border = NA)
polygon(x=c(if (sub$Q5[7]>0) {sub$Q5[7]} else {0}, if (sub$Q5[7]>0) {sub$Q5[7]} else {0}, if (sub$Q95[7]>0) {sub$Q95[7]} else {0}, if (sub$Q95[7]>0) {sub$Q95[7]} else {0}),y=(yyy2+1), col = "dodgerblue", border = NA)
polygon(x=c(if (sub$Q10[7]>0) {sub$Q10[7]} else {0}, if (sub$Q10[7]>0) {sub$Q10[7]} else {0}, if (sub$Q90[7]>0) {sub$Q90[7]} else {0}, if (sub$Q90[7]>0) {sub$Q90[7]} else {0}),y=(yyy3+1), col = "dodgerblue", border = NA)
polygon(x=c(if (sub$Q2.5[8]<0) {sub$Q2.5[8]} else {0}, if (sub$Q2.5[8]<0) {sub$Q2.5[8]} else {0}, if (sub$Q97.5[8]<0) {sub$Q97.5[8]} else {0}, if (sub$Q97.5[8]<0) {sub$Q97.5[8]} else {0}),y=(yyy1+2), col = "firebrick2", border = NA)
polygon(x=c(if (sub$Q5[8]<0) {sub$Q5[8]} else {0}, if (sub$Q5[8]<0) {sub$Q5[8]} else {0}, if (sub$Q95[8]<0) {sub$Q95[8]} else {0}, if (sub$Q95[8]<0) {sub$Q95[8]} else {0}),y=(yyy2+2), col = "firebrick2", border = NA)
polygon(x=c(if (sub$Q10[8]<0) {sub$Q10[8]} else {0}, if (sub$Q10[8]<0) {sub$Q10[8]} else {0}, if (sub$Q90[8]<0) {sub$Q90[8]} else {0}, if (sub$Q90[8]<0) {sub$Q90[8]} else {0}),y=(yyy3+2), col = "firebrick2", border = NA)
polygon(x=c(if (sub$Q2.5[8]>0) {sub$Q2.5[8]} else {0}, if (sub$Q2.5[8]>0) {sub$Q2.5[8]} else {0}, if (sub$Q97.5[8]>0) {sub$Q97.5[8]} else {0}, if (sub$Q97.5[8]>0) {sub$Q97.5[8]} else {0}),y=(yyy1+2), col = "dodgerblue", border = NA)
polygon(x=c(if (sub$Q5[8]>0) {sub$Q5[8]} else {0}, if (sub$Q5[8]>0) {sub$Q5[8]} else {0}, if (sub$Q95[8]>0) {sub$Q95[8]} else {0}, if (sub$Q95[8]>0) {sub$Q95[8]} else {0}),y=(yyy2+2), col = "dodgerblue", border = NA)
polygon(x=c(if (sub$Q10[8]>0) {sub$Q10[8]} else {0}, if (sub$Q10[8]>0) {sub$Q10[8]} else {0}, if (sub$Q90[8]>0) {sub$Q90[8]} else {0}, if (sub$Q90[8]>0) {sub$Q90[8]} else {0}),y=(yyy3+2), col = "dodgerblue", border = NA)
polygon(x=c(if (sub$Q2.5[9]<0) {sub$Q2.5[9]} else {0}, if (sub$Q2.5[9]<0) {sub$Q2.5[9]} else {0}, if (sub$Q97.5[9]<0) {sub$Q97.5[9]} else {0}, if (sub$Q97.5[9]<0) {sub$Q97.5[9]} else {0}),y=(yyy1+3), col = "firebrick2", border = NA)
polygon(x=c(if (sub$Q5[9]<0) {sub$Q5[9]} else {0}, if (sub$Q5[9]<0) {sub$Q5[9]} else {0}, if (sub$Q95[9]<0) {sub$Q95[9]} else {0}, if (sub$Q95[9]<0) {sub$Q95[9]} else {0}),y=(yyy2+3), col = "firebrick2", border = NA)
polygon(x=c(if (sub$Q10[9]<0) {sub$Q10[9]} else {0}, if (sub$Q10[9]<0) {sub$Q10[9]} else {0}, if (sub$Q90[9]<0) {sub$Q90[9]} else {0}, if (sub$Q90[9]<0) {sub$Q90[9]} else {0}),y=(yyy3+3), col = "firebrick2", border = NA)
polygon(x=c(if (sub$Q2.5[9]>0) {sub$Q2.5[9]} else {0}, if (sub$Q2.5[9]>0) {sub$Q2.5[9]} else {0}, if (sub$Q97.5[9]>0) {sub$Q97.5[9]} else {0}, if (sub$Q97.5[9]>0) {sub$Q97.5[9]} else {0}),y=(yyy1+3), col = "dodgerblue", border = NA)
polygon(x=c(if (sub$Q5[9]>0) {sub$Q5[9]} else {0}, if (sub$Q5[9]>0) {sub$Q5[9]} else {0}, if (sub$Q95[9]>0) {sub$Q95[9]} else {0}, if (sub$Q95[9]>0) {sub$Q95[9]} else {0}),y=(yyy2+3), col = "dodgerblue", border = NA)
polygon(x=c(if (sub$Q10[9]>0) {sub$Q10[9]} else {0}, if (sub$Q10[9]>0) {sub$Q10[9]} else {0}, if (sub$Q90[9]>0) {sub$Q90[9]} else {0}, if (sub$Q90[9]>0) {sub$Q90[9]} else {0}),y=(yyy3+3), col = "dodgerblue", border = NA)

#### func_even #####
sub <- subset(drivEst, Response == "func_even")
est <- sub$Estimate[6:9]
yy <- c(1:4)
plot(yy ~ est, ylab="",xlab="", yaxt="n", las=1, type="n",xlim=c(-0.0005,0.0001), ylim=c(0.8,4.8), cex=2, bty="n")
segments(x0=0,y0=0,x1=0,y1=4.18,lty=2, lwd=2,col="grey60")
title(xlab="Estimate", line=2.4,cex.lab=1.3)
legend("topleft", legend=("g, Func. evenness"), bty="n", cex=1.3)
mm <- cbind(yy,est)
mm_neg <- as.data.frame(mm[ which(est < 0),])
mm_pos <- as.data.frame(mm[ which(est > 0),])
#points(yy ~ est, pch="l",cex=2.2,col="white")
points(mm_neg$yy ~ mm_neg$est, pch="l",cex=2,col="firebrick2")
points(mm_pos$yy ~ mm_pos$est, pch="l",cex=2,col="dodgerblue")
yyy1=c(0.975,1.025,1.025,0.975)
yyy2=c(0.95,1.05,1.05,0.95)
yyy3=c(0.9,1.1,1.1,0.9)
polygon(x=c(if (sub$Q2.5[6]<0) {sub$Q2.5[6]} else {0}, if (sub$Q2.5[6]<0) {sub$Q2.5[6]} else {0}, if (sub$Q97.5[6]<0) {sub$Q97.5[6]} else {0}, if (sub$Q97.5[6]<0) {sub$Q97.5[6]} else {0}),y=(yyy1), col = "firebrick2", border = NA)
polygon(x=c(if (sub$Q5[6]<0) {sub$Q5[6]} else {0}, if (sub$Q5[6]<0) {sub$Q5[6]} else {0}, if (sub$Q95[6]<0) {sub$Q95[6]} else {0}, if (sub$Q95[6]<0) {sub$Q95[6]} else {0}),y=(yyy2), col = "firebrick2", border = NA)
polygon(x=c(if (sub$Q10[6]<0) {sub$Q10[6]} else {0}, if (sub$Q10[6]<0) {sub$Q10[6]} else {0}, if (sub$Q90[6]<0) {sub$Q90[6]} else {0}, if (sub$Q90[6]<0) {sub$Q90[6]} else {0}),y=(yyy3), col = "firebrick2", border = NA)
polygon(x=c(if (sub$Q2.5[6]>0) {sub$Q2.5[6]} else {0}, if (sub$Q2.5[6]>0) {sub$Q2.5[6]} else {0}, if (sub$Q97.5[6]>0) {sub$Q97.5[6]} else {0}, if (sub$Q97.5[6]>0) {sub$Q97.5[6]} else {0}),y=(yyy1), col = "dodgerblue", border = NA)
polygon(x=c(if (sub$Q5[6]>0) {sub$Q5[6]} else {0}, if (sub$Q5[6]>0) {sub$Q5[6]} else {0}, if (sub$Q95[6]>0) {sub$Q95[6]} else {0}, if (sub$Q95[6]>0) {sub$Q95[6]} else {0}),y=(yyy2), col = "dodgerblue", border = NA)
polygon(x=c(if (sub$Q10[6]>0) {sub$Q10[6]} else {0}, if (sub$Q10[6]>0) {sub$Q10[6]} else {0}, if (sub$Q90[6]>0) {sub$Q90[6]} else {0}, if (sub$Q90[6]>0) {sub$Q90[6]} else {0}),y=(yyy3), col = "dodgerblue", border = NA)
polygon(x=c(if (sub$Q2.5[7]<0) {sub$Q2.5[7]} else {0}, if (sub$Q2.5[7]<0) {sub$Q2.5[7]} else {0}, if (sub$Q97.5[7]<0) {sub$Q97.5[7]} else {0}, if (sub$Q97.5[7]<0) {sub$Q97.5[7]} else {0}),y=(yyy1+1), col = "firebrick2", border = NA)
polygon(x=c(if (sub$Q5[7]<0) {sub$Q5[7]} else {0}, if (sub$Q5[7]<0) {sub$Q5[7]} else {0}, if (sub$Q95[7]<0) {sub$Q95[7]} else {0}, if (sub$Q95[7]<0) {sub$Q95[7]} else {0}),y=(yyy2+1), col = "firebrick2", border = NA)
polygon(x=c(if (sub$Q10[7]<0) {sub$Q10[7]} else {0}, if (sub$Q10[7]<0) {sub$Q10[7]} else {0}, if (sub$Q90[7]<0) {sub$Q90[7]} else {0}, if (sub$Q90[7]<0) {sub$Q90[7]} else {0}),y=(yyy3+1), col = "firebrick2", border = NA)
polygon(x=c(if (sub$Q2.5[7]>0) {sub$Q2.5[7]} else {0}, if (sub$Q2.5[7]>0) {sub$Q2.5[7]} else {0}, if (sub$Q97.5[7]>0) {sub$Q97.5[7]} else {0}, if (sub$Q97.5[7]>0) {sub$Q97.5[7]} else {0}),y=(yyy1+1), col = "dodgerblue", border = NA)
polygon(x=c(if (sub$Q5[7]>0) {sub$Q5[7]} else {0}, if (sub$Q5[7]>0) {sub$Q5[7]} else {0}, if (sub$Q95[7]>0) {sub$Q95[7]} else {0}, if (sub$Q95[7]>0) {sub$Q95[7]} else {0}),y=(yyy2+1), col = "dodgerblue", border = NA)
polygon(x=c(if (sub$Q10[7]>0) {sub$Q10[7]} else {0}, if (sub$Q10[7]>0) {sub$Q10[7]} else {0}, if (sub$Q90[7]>0) {sub$Q90[7]} else {0}, if (sub$Q90[7]>0) {sub$Q90[7]} else {0}),y=(yyy3+1), col = "dodgerblue", border = NA)
polygon(x=c(if (sub$Q2.5[8]<0) {sub$Q2.5[8]} else {0}, if (sub$Q2.5[8]<0) {sub$Q2.5[8]} else {0}, if (sub$Q97.5[8]<0) {sub$Q97.5[8]} else {0}, if (sub$Q97.5[8]<0) {sub$Q97.5[8]} else {0}),y=(yyy1+2), col = "firebrick2", border = NA)
polygon(x=c(if (sub$Q5[8]<0) {sub$Q5[8]} else {0}, if (sub$Q5[8]<0) {sub$Q5[8]} else {0}, if (sub$Q95[8]<0) {sub$Q95[8]} else {0}, if (sub$Q95[8]<0) {sub$Q95[8]} else {0}),y=(yyy2+2), col = "firebrick2", border = NA)
polygon(x=c(if (sub$Q10[8]<0) {sub$Q10[8]} else {0}, if (sub$Q10[8]<0) {sub$Q10[8]} else {0}, if (sub$Q90[8]<0) {sub$Q90[8]} else {0}, if (sub$Q90[8]<0) {sub$Q90[8]} else {0}),y=(yyy3+2), col = "firebrick2", border = NA)
polygon(x=c(if (sub$Q2.5[8]>0) {sub$Q2.5[8]} else {0}, if (sub$Q2.5[8]>0) {sub$Q2.5[8]} else {0}, if (sub$Q97.5[8]>0) {sub$Q97.5[8]} else {0}, if (sub$Q97.5[8]>0) {sub$Q97.5[8]} else {0}),y=(yyy1+2), col = "dodgerblue", border = NA)
polygon(x=c(if (sub$Q5[8]>0) {sub$Q5[8]} else {0}, if (sub$Q5[8]>0) {sub$Q5[8]} else {0}, if (sub$Q95[8]>0) {sub$Q95[8]} else {0}, if (sub$Q95[8]>0) {sub$Q95[8]} else {0}),y=(yyy2+2), col = "dodgerblue", border = NA)
polygon(x=c(if (sub$Q10[8]>0) {sub$Q10[8]} else {0}, if (sub$Q10[8]>0) {sub$Q10[8]} else {0}, if (sub$Q90[8]>0) {sub$Q90[8]} else {0}, if (sub$Q90[8]>0) {sub$Q90[8]} else {0}),y=(yyy3+2), col = "dodgerblue", border = NA)
polygon(x=c(if (sub$Q2.5[9]<0) {sub$Q2.5[9]} else {0}, if (sub$Q2.5[9]<0) {sub$Q2.5[9]} else {0}, if (sub$Q97.5[9]<0) {sub$Q97.5[9]} else {0}, if (sub$Q97.5[9]<0) {sub$Q97.5[9]} else {0}),y=(yyy1+3), col = "firebrick2", border = NA)
polygon(x=c(if (sub$Q5[9]<0) {sub$Q5[9]} else {0}, if (sub$Q5[9]<0) {sub$Q5[9]} else {0}, if (sub$Q95[9]<0) {sub$Q95[9]} else {0}, if (sub$Q95[9]<0) {sub$Q95[9]} else {0}),y=(yyy2+3), col = "firebrick2", border = NA)
polygon(x=c(if (sub$Q10[9]<0) {sub$Q10[9]} else {0}, if (sub$Q10[9]<0) {sub$Q10[9]} else {0}, if (sub$Q90[9]<0) {sub$Q90[9]} else {0}, if (sub$Q90[9]<0) {sub$Q90[9]} else {0}),y=(yyy3+3), col = "firebrick2", border = NA)
polygon(x=c(if (sub$Q2.5[9]>0) {sub$Q2.5[9]} else {0}, if (sub$Q2.5[9]>0) {sub$Q2.5[9]} else {0}, if (sub$Q97.5[9]>0) {sub$Q97.5[9]} else {0}, if (sub$Q97.5[9]>0) {sub$Q97.5[9]} else {0}),y=(yyy1+3), col = "dodgerblue", border = NA)
polygon(x=c(if (sub$Q5[9]>0) {sub$Q5[9]} else {0}, if (sub$Q5[9]>0) {sub$Q5[9]} else {0}, if (sub$Q95[9]>0) {sub$Q95[9]} else {0}, if (sub$Q95[9]>0) {sub$Q95[9]} else {0}),y=(yyy2+3), col = "dodgerblue", border = NA)
polygon(x=c(if (sub$Q10[9]>0) {sub$Q10[9]} else {0}, if (sub$Q10[9]>0) {sub$Q10[9]} else {0}, if (sub$Q90[9]>0) {sub$Q90[9]} else {0}, if (sub$Q90[9]>0) {sub$Q90[9]} else {0}),y=(yyy3+3), col = "dodgerblue", border = NA)

#### Turnover #####
sub <- subset(drivEst, Response == "turnover")
est <- sub$Estimate[6:9]
yy <- c(1:4)
plot(yy ~ est, ylab="",xlab="", yaxt="n", las=1, type="n",xlim=c(-0.0013,0.0005), ylim=c(0.8,4.8), cex=2, bty="n")
segments(x0=0,y0=0,x1=0,y1=4.18,lty=2, lwd=2,col="grey60")
title(xlab="Estimate", line=2.4,cex.lab=1.3)
legend("topleft", legend=("d, Turnover"), bty="n", cex=1.3)
mm <- cbind(yy,est)
mm_neg <- as.data.frame(mm[ which(est < 0),])
mm_pos <- as.data.frame(mm[ which(est > 0),])
#points(yy ~ est, pch="l",cex=2.2,col="white")
points(mm_neg$yy ~ mm_neg$est, pch="l",cex=2,col="firebrick2")
points(mm_pos$yy ~ mm_pos$est, pch="l",cex=2,col="dodgerblue")
yyy1=c(0.975,1.025,1.025,0.975)
yyy2=c(0.95,1.05,1.05,0.95)
yyy3=c(0.9,1.1,1.1,0.9)
polygon(x=c(if (sub$Q2.5[6]<0) {sub$Q2.5[6]} else {0}, if (sub$Q2.5[6]<0) {sub$Q2.5[6]} else {0}, if (sub$Q97.5[6]<0) {sub$Q97.5[6]} else {0}, if (sub$Q97.5[6]<0) {sub$Q97.5[6]} else {0}),y=(yyy1), col = "firebrick2", border = NA)
polygon(x=c(if (sub$Q5[6]<0) {sub$Q5[6]} else {0}, if (sub$Q5[6]<0) {sub$Q5[6]} else {0}, if (sub$Q95[6]<0) {sub$Q95[6]} else {0}, if (sub$Q95[6]<0) {sub$Q95[6]} else {0}),y=(yyy2), col = "firebrick2", border = NA)
polygon(x=c(if (sub$Q10[6]<0) {sub$Q10[6]} else {0}, if (sub$Q10[6]<0) {sub$Q10[6]} else {0}, if (sub$Q90[6]<0) {sub$Q90[6]} else {0}, if (sub$Q90[6]<0) {sub$Q90[6]} else {0}),y=(yyy3), col = "firebrick2", border = NA)
polygon(x=c(if (sub$Q2.5[6]>0) {sub$Q2.5[6]} else {0}, if (sub$Q2.5[6]>0) {sub$Q2.5[6]} else {0}, if (sub$Q97.5[6]>0) {sub$Q97.5[6]} else {0}, if (sub$Q97.5[6]>0) {sub$Q97.5[6]} else {0}),y=(yyy1), col = "dodgerblue", border = NA)
polygon(x=c(if (sub$Q5[6]>0) {sub$Q5[6]} else {0}, if (sub$Q5[6]>0) {sub$Q5[6]} else {0}, if (sub$Q95[6]>0) {sub$Q95[6]} else {0}, if (sub$Q95[6]>0) {sub$Q95[6]} else {0}),y=(yyy2), col = "dodgerblue", border = NA)
polygon(x=c(if (sub$Q10[6]>0) {sub$Q10[6]} else {0}, if (sub$Q10[6]>0) {sub$Q10[6]} else {0}, if (sub$Q90[6]>0) {sub$Q90[6]} else {0}, if (sub$Q90[6]>0) {sub$Q90[6]} else {0}),y=(yyy3), col = "dodgerblue", border = NA)
polygon(x=c(if (sub$Q2.5[7]<0) {sub$Q2.5[7]} else {0}, if (sub$Q2.5[7]<0) {sub$Q2.5[7]} else {0}, if (sub$Q97.5[7]<0) {sub$Q97.5[7]} else {0}, if (sub$Q97.5[7]<0) {sub$Q97.5[7]} else {0}),y=(yyy1+1), col = "firebrick2", border = NA)
polygon(x=c(if (sub$Q5[7]<0) {sub$Q5[7]} else {0}, if (sub$Q5[7]<0) {sub$Q5[7]} else {0}, if (sub$Q95[7]<0) {sub$Q95[7]} else {0}, if (sub$Q95[7]<0) {sub$Q95[7]} else {0}),y=(yyy2+1), col = "firebrick2", border = NA)
polygon(x=c(if (sub$Q10[7]<0) {sub$Q10[7]} else {0}, if (sub$Q10[7]<0) {sub$Q10[7]} else {0}, if (sub$Q90[7]<0) {sub$Q90[7]} else {0}, if (sub$Q90[7]<0) {sub$Q90[7]} else {0}),y=(yyy3+1), col = "firebrick2", border = NA)
polygon(x=c(if (sub$Q2.5[7]>0) {sub$Q2.5[7]} else {0}, if (sub$Q2.5[7]>0) {sub$Q2.5[7]} else {0}, if (sub$Q97.5[7]>0) {sub$Q97.5[7]} else {0}, if (sub$Q97.5[7]>0) {sub$Q97.5[7]} else {0}),y=(yyy1+1), col = "dodgerblue", border = NA)
polygon(x=c(if (sub$Q5[7]>0) {sub$Q5[7]} else {0}, if (sub$Q5[7]>0) {sub$Q5[7]} else {0}, if (sub$Q95[7]>0) {sub$Q95[7]} else {0}, if (sub$Q95[7]>0) {sub$Q95[7]} else {0}),y=(yyy2+1), col = "dodgerblue", border = NA)
polygon(x=c(if (sub$Q10[7]>0) {sub$Q10[7]} else {0}, if (sub$Q10[7]>0) {sub$Q10[7]} else {0}, if (sub$Q90[7]>0) {sub$Q90[7]} else {0}, if (sub$Q90[7]>0) {sub$Q90[7]} else {0}),y=(yyy3+1), col = "dodgerblue", border = NA)
polygon(x=c(if (sub$Q2.5[8]<0) {sub$Q2.5[8]} else {0}, if (sub$Q2.5[8]<0) {sub$Q2.5[8]} else {0}, if (sub$Q97.5[8]<0) {sub$Q97.5[8]} else {0}, if (sub$Q97.5[8]<0) {sub$Q97.5[8]} else {0}),y=(yyy1+2), col = "firebrick2", border = NA)
polygon(x=c(if (sub$Q5[8]<0) {sub$Q5[8]} else {0}, if (sub$Q5[8]<0) {sub$Q5[8]} else {0}, if (sub$Q95[8]<0) {sub$Q95[8]} else {0}, if (sub$Q95[8]<0) {sub$Q95[8]} else {0}),y=(yyy2+2), col = "firebrick2", border = NA)
polygon(x=c(if (sub$Q10[8]<0) {sub$Q10[8]} else {0}, if (sub$Q10[8]<0) {sub$Q10[8]} else {0}, if (sub$Q90[8]<0) {sub$Q90[8]} else {0}, if (sub$Q90[8]<0) {sub$Q90[8]} else {0}),y=(yyy3+2), col = "firebrick2", border = NA)
polygon(x=c(if (sub$Q2.5[8]>0) {sub$Q2.5[8]} else {0}, if (sub$Q2.5[8]>0) {sub$Q2.5[8]} else {0}, if (sub$Q97.5[8]>0) {sub$Q97.5[8]} else {0}, if (sub$Q97.5[8]>0) {sub$Q97.5[8]} else {0}),y=(yyy1+2), col = "dodgerblue", border = NA)
polygon(x=c(if (sub$Q5[8]>0) {sub$Q5[8]} else {0}, if (sub$Q5[8]>0) {sub$Q5[8]} else {0}, if (sub$Q95[8]>0) {sub$Q95[8]} else {0}, if (sub$Q95[8]>0) {sub$Q95[8]} else {0}),y=(yyy2+2), col = "dodgerblue", border = NA)
polygon(x=c(if (sub$Q10[8]>0) {sub$Q10[8]} else {0}, if (sub$Q10[8]>0) {sub$Q10[8]} else {0}, if (sub$Q90[8]>0) {sub$Q90[8]} else {0}, if (sub$Q90[8]>0) {sub$Q90[8]} else {0}),y=(yyy3+2), col = "dodgerblue", border = NA)
polygon(x=c(if (sub$Q2.5[9]<0) {sub$Q2.5[9]} else {0}, if (sub$Q2.5[9]<0) {sub$Q2.5[9]} else {0}, if (sub$Q97.5[9]<0) {sub$Q97.5[9]} else {0}, if (sub$Q97.5[9]<0) {sub$Q97.5[9]} else {0}),y=(yyy1+3), col = "firebrick2", border = NA)
polygon(x=c(if (sub$Q5[9]<0) {sub$Q5[9]} else {0}, if (sub$Q5[9]<0) {sub$Q5[9]} else {0}, if (sub$Q95[9]<0) {sub$Q95[9]} else {0}, if (sub$Q95[9]<0) {sub$Q95[9]} else {0}),y=(yyy2+3), col = "firebrick2", border = NA)
polygon(x=c(if (sub$Q10[9]<0) {sub$Q10[9]} else {0}, if (sub$Q10[9]<0) {sub$Q10[9]} else {0}, if (sub$Q90[9]<0) {sub$Q90[9]} else {0}, if (sub$Q90[9]<0) {sub$Q90[9]} else {0}),y=(yyy3+3), col = "firebrick2", border = NA)
polygon(x=c(if (sub$Q2.5[9]>0) {sub$Q2.5[9]} else {0}, if (sub$Q2.5[9]>0) {sub$Q2.5[9]} else {0}, if (sub$Q97.5[9]>0) {sub$Q97.5[9]} else {0}, if (sub$Q97.5[9]>0) {sub$Q97.5[9]} else {0}),y=(yyy1+3), col = "dodgerblue", border = NA)
polygon(x=c(if (sub$Q5[9]>0) {sub$Q5[9]} else {0}, if (sub$Q5[9]>0) {sub$Q5[9]} else {0}, if (sub$Q95[9]>0) {sub$Q95[9]} else {0}, if (sub$Q95[9]>0) {sub$Q95[9]} else {0}),y=(yyy2+3), col = "dodgerblue", border = NA)
polygon(x=c(if (sub$Q10[9]>0) {sub$Q10[9]} else {0}, if (sub$Q10[9]>0) {sub$Q10[9]} else {0}, if (sub$Q90[9]>0) {sub$Q90[9]} else {0}, if (sub$Q90[9]>0) {sub$Q90[9]} else {0}),y=(yyy3+3), col = "dodgerblue", border = NA)

#### func_turnover #####
sub <- subset(drivEst, Response == "func_turnover")
est <- sub$Estimate[6:9]
yy <- c(1:4)
plot(yy ~ est, ylab="",xlab="", yaxt="n", las=1, type="n",xlim=c(-0.003,0.003), ylim=c(0.8,4.8), cex=2, bty="n")
segments(x0=0,y0=0,x1=0,y1=4.18,lty=2, lwd=2,col="grey60")
title(xlab="Estimate", line=2.4,cex.lab=1.3)
legend("topleft", legend=("h, Func. turnover"), bty="n", cex=1.3)
mm <- cbind(yy,est)
mm_neg <- as.data.frame(mm[ which(est < 0),])
mm_pos <- as.data.frame(mm[ which(est > 0),])
points(mm_neg$yy ~ mm_neg$est, pch="l",cex=2,col="firebrick2")
points(mm_pos[1,] ~ mm_pos[2,], pch="l",cex=2,col="dodgerblue")
yyy1=c(0.975,1.025,1.025,0.975)
yyy2=c(0.95,1.05,1.05,0.95)
yyy3=c(0.9,1.1,1.1,0.9)
polygon(x=c(if (sub$Q2.5[6]<0) {sub$Q2.5[6]} else {0}, if (sub$Q2.5[6]<0) {sub$Q2.5[6]} else {0}, if (sub$Q97.5[6]<0) {sub$Q97.5[6]} else {0}, if (sub$Q97.5[6]<0) {sub$Q97.5[6]} else {0}),y=(yyy1), col = "firebrick2", border = NA)
polygon(x=c(if (sub$Q5[6]<0) {sub$Q5[6]} else {0}, if (sub$Q5[6]<0) {sub$Q5[6]} else {0}, if (sub$Q95[6]<0) {sub$Q95[6]} else {0}, if (sub$Q95[6]<0) {sub$Q95[6]} else {0}),y=(yyy2), col = "firebrick2", border = NA)
polygon(x=c(if (sub$Q10[6]<0) {sub$Q10[6]} else {0}, if (sub$Q10[6]<0) {sub$Q10[6]} else {0}, if (sub$Q90[6]<0) {sub$Q90[6]} else {0}, if (sub$Q90[6]<0) {sub$Q90[6]} else {0}),y=(yyy3), col = "firebrick2", border = NA)
polygon(x=c(if (sub$Q2.5[6]>0) {sub$Q2.5[6]} else {0}, if (sub$Q2.5[6]>0) {sub$Q2.5[6]} else {0}, if (sub$Q97.5[6]>0) {sub$Q97.5[6]} else {0}, if (sub$Q97.5[6]>0) {sub$Q97.5[6]} else {0}),y=(yyy1), col = "dodgerblue", border = NA)
polygon(x=c(if (sub$Q5[6]>0) {sub$Q5[6]} else {0}, if (sub$Q5[6]>0) {sub$Q5[6]} else {0}, if (sub$Q95[6]>0) {sub$Q95[6]} else {0}, if (sub$Q95[6]>0) {sub$Q95[6]} else {0}),y=(yyy2), col = "dodgerblue", border = NA)
polygon(x=c(if (sub$Q10[6]>0) {sub$Q10[6]} else {0}, if (sub$Q10[6]>0) {sub$Q10[6]} else {0}, if (sub$Q90[6]>0) {sub$Q90[6]} else {0}, if (sub$Q90[6]>0) {sub$Q90[6]} else {0}),y=(yyy3), col = "dodgerblue", border = NA)
polygon(x=c(if (sub$Q2.5[7]<0) {sub$Q2.5[7]} else {0}, if (sub$Q2.5[7]<0) {sub$Q2.5[7]} else {0}, if (sub$Q97.5[7]<0) {sub$Q97.5[7]} else {0}, if (sub$Q97.5[7]<0) {sub$Q97.5[7]} else {0}),y=(yyy1+1), col = "firebrick2", border = NA)
polygon(x=c(if (sub$Q5[7]<0) {sub$Q5[7]} else {0}, if (sub$Q5[7]<0) {sub$Q5[7]} else {0}, if (sub$Q95[7]<0) {sub$Q95[7]} else {0}, if (sub$Q95[7]<0) {sub$Q95[7]} else {0}),y=(yyy2+1), col = "firebrick2", border = NA)
polygon(x=c(if (sub$Q10[7]<0) {sub$Q10[7]} else {0}, if (sub$Q10[7]<0) {sub$Q10[7]} else {0}, if (sub$Q90[7]<0) {sub$Q90[7]} else {0}, if (sub$Q90[7]<0) {sub$Q90[7]} else {0}),y=(yyy3+1), col = "firebrick2", border = NA)
polygon(x=c(if (sub$Q2.5[7]>0) {sub$Q2.5[7]} else {0}, if (sub$Q2.5[7]>0) {sub$Q2.5[7]} else {0}, if (sub$Q97.5[7]>0) {sub$Q97.5[7]} else {0}, if (sub$Q97.5[7]>0) {sub$Q97.5[7]} else {0}),y=(yyy1+1), col = "dodgerblue", border = NA)
polygon(x=c(if (sub$Q5[7]>0) {sub$Q5[7]} else {0}, if (sub$Q5[7]>0) {sub$Q5[7]} else {0}, if (sub$Q95[7]>0) {sub$Q95[7]} else {0}, if (sub$Q95[7]>0) {sub$Q95[7]} else {0}),y=(yyy2+1), col = "dodgerblue", border = NA)
polygon(x=c(if (sub$Q10[7]>0) {sub$Q10[7]} else {0}, if (sub$Q10[7]>0) {sub$Q10[7]} else {0}, if (sub$Q90[7]>0) {sub$Q90[7]} else {0}, if (sub$Q90[7]>0) {sub$Q90[7]} else {0}),y=(yyy3+1), col = "dodgerblue", border = NA)
polygon(x=c(if (sub$Q2.5[8]<0) {sub$Q2.5[8]} else {0}, if (sub$Q2.5[8]<0) {sub$Q2.5[8]} else {0}, if (sub$Q97.5[8]<0) {sub$Q97.5[8]} else {0}, if (sub$Q97.5[8]<0) {sub$Q97.5[8]} else {0}),y=(yyy1+2), col = "firebrick2", border = NA)
polygon(x=c(if (sub$Q5[8]<0) {sub$Q5[8]} else {0}, if (sub$Q5[8]<0) {sub$Q5[8]} else {0}, if (sub$Q95[8]<0) {sub$Q95[8]} else {0}, if (sub$Q95[8]<0) {sub$Q95[8]} else {0}),y=(yyy2+2), col = "firebrick2", border = NA)
polygon(x=c(if (sub$Q10[8]<0) {sub$Q10[8]} else {0}, if (sub$Q10[8]<0) {sub$Q10[8]} else {0}, if (sub$Q90[8]<0) {sub$Q90[8]} else {0}, if (sub$Q90[8]<0) {sub$Q90[8]} else {0}),y=(yyy3+2), col = "firebrick2", border = NA)
polygon(x=c(if (sub$Q2.5[8]>0) {sub$Q2.5[8]} else {0}, if (sub$Q2.5[8]>0) {sub$Q2.5[8]} else {0}, if (sub$Q97.5[8]>0) {sub$Q97.5[8]} else {0}, if (sub$Q97.5[8]>0) {sub$Q97.5[8]} else {0}),y=(yyy1+2), col = "dodgerblue", border = NA)
polygon(x=c(if (sub$Q5[8]>0) {sub$Q5[8]} else {0}, if (sub$Q5[8]>0) {sub$Q5[8]} else {0}, if (sub$Q95[8]>0) {sub$Q95[8]} else {0}, if (sub$Q95[8]>0) {sub$Q95[8]} else {0}),y=(yyy2+2), col = "dodgerblue", border = NA)
polygon(x=c(if (sub$Q10[8]>0) {sub$Q10[8]} else {0}, if (sub$Q10[8]>0) {sub$Q10[8]} else {0}, if (sub$Q90[8]>0) {sub$Q90[8]} else {0}, if (sub$Q90[8]>0) {sub$Q90[8]} else {0}),y=(yyy3+2), col = "dodgerblue", border = NA)
polygon(x=c(if (sub$Q2.5[9]<0) {sub$Q2.5[9]} else {0}, if (sub$Q2.5[9]<0) {sub$Q2.5[9]} else {0}, if (sub$Q97.5[9]<0) {sub$Q97.5[9]} else {0}, if (sub$Q97.5[9]<0) {sub$Q97.5[9]} else {0}),y=(yyy1+3), col = "firebrick2", border = NA)
polygon(x=c(if (sub$Q5[9]<0) {sub$Q5[9]} else {0}, if (sub$Q5[9]<0) {sub$Q5[9]} else {0}, if (sub$Q95[9]<0) {sub$Q95[9]} else {0}, if (sub$Q95[9]<0) {sub$Q95[9]} else {0}),y=(yyy2+3), col = "firebrick2", border = NA)
polygon(x=c(if (sub$Q10[9]<0) {sub$Q10[9]} else {0}, if (sub$Q10[9]<0) {sub$Q10[9]} else {0}, if (sub$Q90[9]<0) {sub$Q90[9]} else {0}, if (sub$Q90[9]<0) {sub$Q90[9]} else {0}),y=(yyy3+3), col = "firebrick2", border = NA)
polygon(x=c(if (sub$Q2.5[9]>0) {sub$Q2.5[9]} else {0}, if (sub$Q2.5[9]>0) {sub$Q2.5[9]} else {0}, if (sub$Q97.5[9]>0) {sub$Q97.5[9]} else {0}, if (sub$Q97.5[9]>0) {sub$Q97.5[9]} else {0}),y=(yyy1+3), col = "dodgerblue", border = NA)
polygon(x=c(if (sub$Q5[9]>0) {sub$Q5[9]} else {0}, if (sub$Q5[9]>0) {sub$Q5[9]} else {0}, if (sub$Q95[9]>0) {sub$Q95[9]} else {0}, if (sub$Q95[9]>0) {sub$Q95[9]} else {0}),y=(yyy2+3), col = "dodgerblue", border = NA)
polygon(x=c(if (sub$Q10[9]>0) {sub$Q10[9]} else {0}, if (sub$Q10[9]>0) {sub$Q10[9]} else {0}, if (sub$Q90[9]>0) {sub$Q90[9]} else {0}, if (sub$Q90[9]>0) {sub$Q90[9]} else {0}),y=(yyy3+3), col = "dodgerblue", border = NA)

##

##
dev.off()
##
